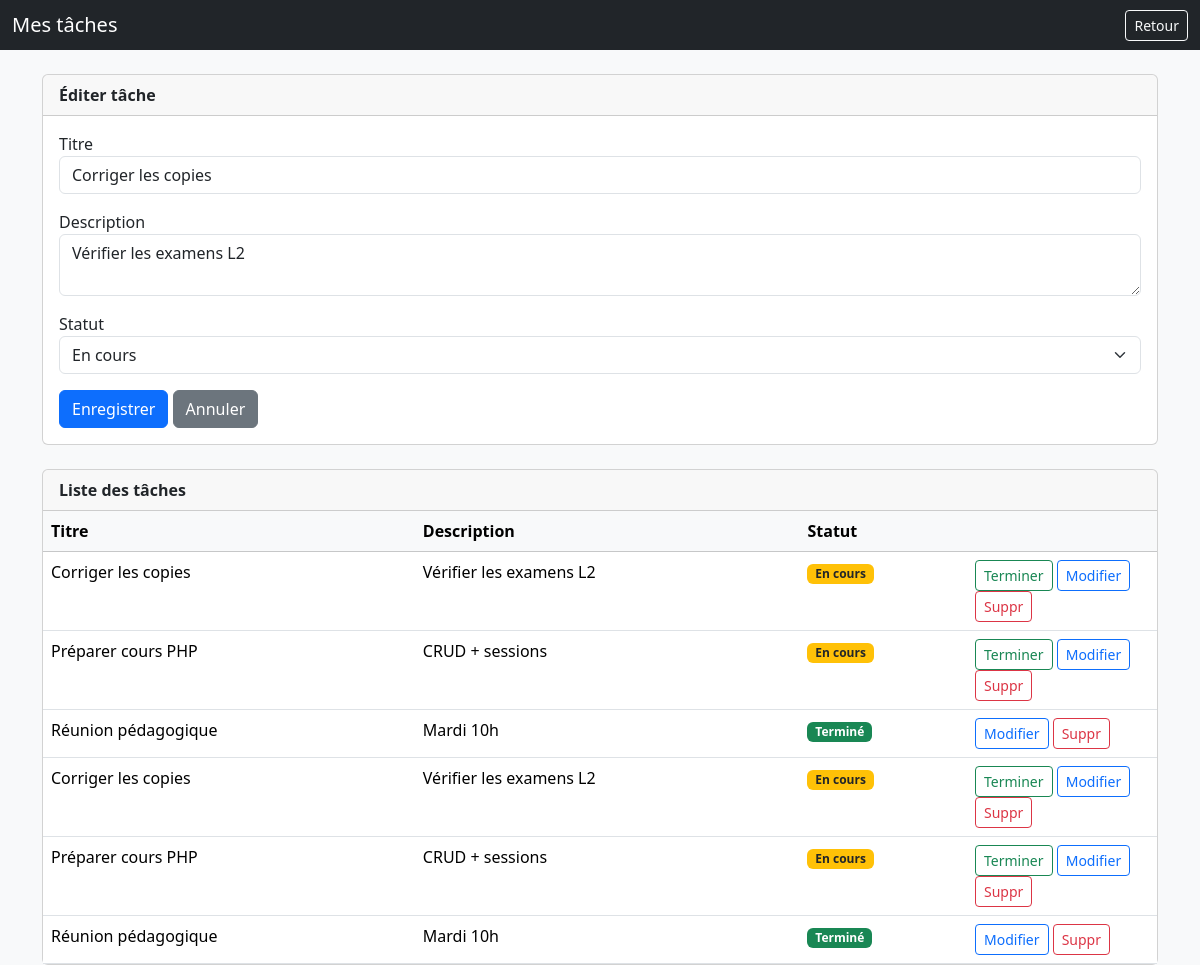
/taches.php?edit=1 (signed in), run on the app's committed database.
### tables this page shows
CREATE TABLE `taches` (
  `id` int(11) NOT NULL,
  `user_id` int(11) NOT NULL,
  `titre` varchar(150) NOT NULL,
  `description` text DEFAULT NULL,
  `statut` enum('en_cours','termine') DEFAULT 'en_cours',
  `created_at` datetime DEFAULT current_timestamp(),
  `updated_at` datetime DEFAULT current_timestamp() ON UPDATE current_timestamp()
);

### taches.php (the view, shortened to what this page needs)
<?php
require_once 'config.php';
$userId = $_SESSION['auth']['id'];
$stmt = $pdo->prepare("SELECT * FROM taches WHERE user_id=? ORDER BY created_at DESC");
$stmt->execute([$userId]);
$taches = $stmt->fetchAll();
$edit = null;
if (isset($_GET['edit'])) {
    $stmt = $pdo->prepare("SELECT * FROM taches WHERE id=? AND user_id=?");
    $stmt->execute([$_GET['edit'], $userId]);
    $edit = $stmt->fetch();
}
?>
<!doctype html>
<html lang="fr">
<head>
    <link href="https://cdn.jsdelivr.net/npm/bootstrap@5.3.2/dist/css/bootstrap.min.css" rel="stylesheet">
</head>
<body class="bg-light">
<nav class="navbar navbar-dark bg-dark">
  <div class="container-fluid">
    <span class="navbar-brand mb-0 h1">Mes tâches</span>
    <a class="btn btn-sm btn-outline-light" href="tableau.php">Retour</a>
  </div>
</nav>
<div class="container mt-4">
    <div class="card mb-4">
        <div class="card-header fw-bold"><?= $edit ? 'Éditer' : 'Nouvelle' ?> tâche</div>
        <div class="card-body">
            <form method="POST">
                <div class="mb-3"><label>Titre</label><input class="form-control" name="titre" value="<?= htmlspecialchars($edit['titre'] ?? '') ?>" required></div>
                <div class="mb-3"><label>Description</label><textarea class="form-control" name="description" rows="2"><?= htmlspecialchars($edit['description'] ?? '') ?></textarea></div>
                <?php if ($edit): ?>
                    <div class="mb-3">
                        <label>Statut</label>
                        <select class="form-select" name="statut">
                            <option value="en_cours" <?= ($edit['statut'] === 'en_cours') ? 'selected' : '' ?>>En cours</option>
                        </select>
                    </div>
                <?php endif; ?>
                <button class="btn btn-primary" name="save">Enregistrer</button>
                <?php if ($edit): ?><a class="btn btn-secondary" href="taches.php">Annuler</a><?php endif; ?>
            </form>
        </div>
    </div>
    <div class="card">
        <div class="card-header fw-bold">Liste des tâches</div>
        <div class="card-body p-0">
            <table class="table mb-0">
                <thead class="table-light"><tr><th>Titre</th><th>Description</th><th>Statut</th><th width="190"></th></tr></thead>
                <tbody>
                <?php foreach ($taches as $t): ?>
                    <tr>
                        <td><?= htmlspecialchars($t['titre']) ?></td>
                        <td><?= nl2br(htmlspecialchars($t['description'])) ?></td>
                        <td>
                            <?php if ($t['statut'] === 'termine'): ?><span class="badge bg-success">Terminé</span><?php else: ?><span class="badge bg-warning text-dark">En cours</span><?php endif; ?>
                        </td>
                        <td>
                            <?php if ($t['statut'] !== 'termine'): ?><a class="btn btn-sm btn-outline-success" href="taches.php?done=<?= $t['id'] ?>">Terminer</a><?php endif; ?>
                            <a class="btn btn-sm btn-outline-primary" href="taches.php?edit=<?= $t['id'] ?>">Modifier</a>
                            <a class="btn btn-sm btn-outline-danger" href="taches.php?del=<?= $t['id'] ?>" onclick="return confirm('Supprimer ?')">Suppr</a>
                        </td>
                    </tr>
                <?php endforeach; ?>
                </tbody>
            </table>
        </div>
    </div>
</div>
</body>
</html>

### data on the page
taches: titre "Corriger les copies", description "Vérifier les examens L2", statut "En cours"
taches: titre "Corriger les copies", description "Vérifier les examens L2", statut "En cours"
taches: titre "Préparer cours PHP", description "CRUD + sessions", statut "En cours"
taches: titre "Réunion pédagogique", description "Mardi 10h", statut "Terminé"
taches: titre "Préparer cours PHP", description "CRUD + sessions", statut "En cours"
taches: titre "Réunion pédagogique", description "Mardi 10h", statut "Terminé"
